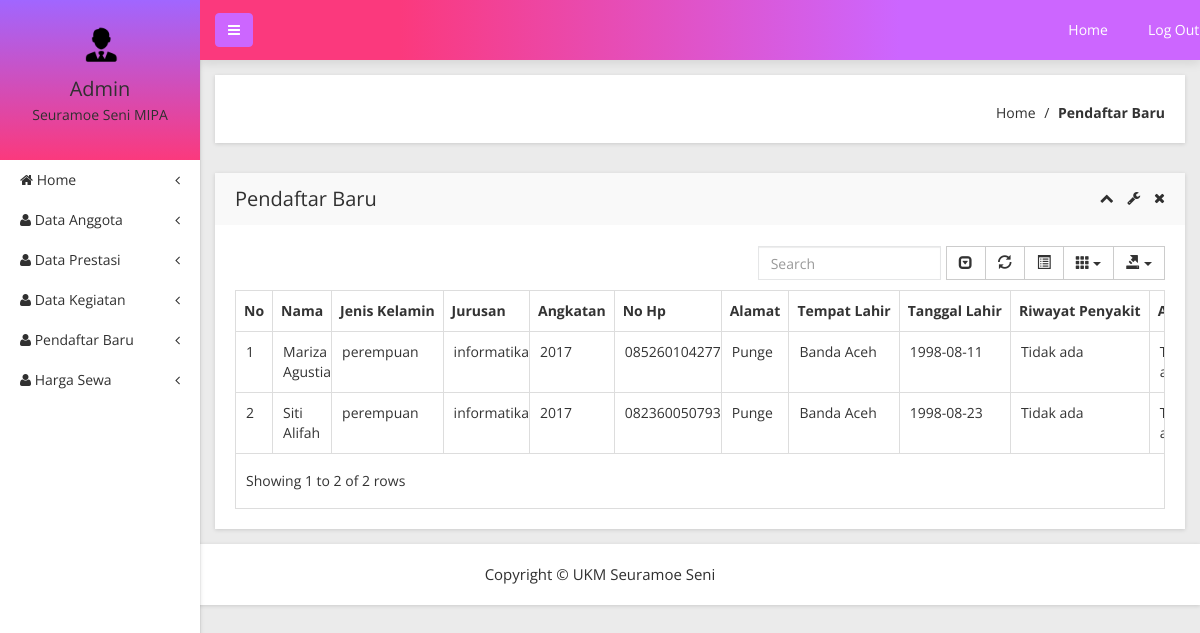
/index.php/admin/pendaftarBaru, run on the app's committed database.
### tables this page shows
CREATE TABLE `user` (
  `id_user` int(11) NOT NULL,
  `nama` varchar(40) NOT NULL,
  `jenis_kelamin` varchar(10) NOT NULL,
  `jurusan` varchar(25) NOT NULL,
  `angkatan` int(4) NOT NULL,
  `no_hp` varchar(13) NOT NULL,
  `alamat` varchar(100) NOT NULL,
  `tempat_lahir` varchar(50) NOT NULL,
  `tanggal_lahir` date NOT NULL,
  `riwayat_penyakit` varchar(50) NOT NULL,
  `alergi` varchar(50) NOT NULL,
  `minat_bakat_1` varchar(30) NOT NULL,
  `minat_bakat_2` varchar(30) NOT NULL,
  `alasan` varchar(150) NOT NULL
);

### application/controllers/Admin.php (called while the page is built, shortened)
<?php
class Admin extends CI_Controller {
	function __construct (){
		$this->load->helper('url');
		$this->load->helper('form');
		$this->load->model('Web_model');
		$this->load->library('upload');
	}
	public function pendaftarBaru(){
		$this->data['tampilpendaftar'] = $this->Web_model->getDataPendaftar('user');
		$this->load->view('pendaftarBaru', $this->data);
	}
}

### index.php (called while the page is built, shortened)
<?php
require_once BASEPATH.'core/CodeIgniter.php';

### application/models/Web_model.php (called while the page is built, shortened)
<?php
class Web_model extends CI_Model {
    public function getDataPendaftar ($table) {
        $datapendaftar = $this->db->get($table);
        return $datapendaftar->result_array();
    }
}

### application/views/pendaftarBaru.php (the view, shortened to what this page needs)
<!doctype html>
<html class="no-js" lang="en">
<head>
    <link rel="stylesheet" href="<?php echo base_url('assetsadm/');?>css/bootstrap.min.css">
    <link rel="stylesheet" href="<?php echo base_url('assetsadm/');?>css/font-awesome.min.css">
    <link rel="stylesheet" href="<?php echo base_url('assetsadm/');?>css/adminpro-custon-icon.css">
    <link rel="stylesheet" href="<?php echo base_url('assetsadm/');?>css/meanmenu.min.css">
    <link rel="stylesheet" href="<?php echo base_url('assetsadm/');?>css/jquery.mCustomScrollbar.min.css">
    <link rel="stylesheet" href="<?php echo base_url('assetsadm/');?>css/animate.css">
    <link rel="stylesheet" href="<?php echo base_url('assetsadm/');?>css/data-table/bootstrap-table.css">
    <link rel="stylesheet" href="<?php echo base_url('assetsadm/');?>css/data-table/bootstrap-editable.css">
    <link rel="stylesheet" href="<?php echo base_url('assetsadm/');?>css/normalize.css">
    <link rel="stylesheet" href="<?php echo base_url('assetsadm/');?>css/c3.min.css">
    <link rel="stylesheet" href="<?php echo base_url('assetsadm/');?>css/form/all-type-forms.css">
    <link rel="stylesheet" href="<?php echo base_url('assetsadm/');?>css/style.css">
    <link rel="stylesheet" href="<?php echo base_url('assetsadm/');?>css/responsive.css">
</head>
<body class="materialdesign">
    <div class="wrapper-pro">
        <div class="left-sidebar-pro">
            <nav id="sidebar">
                <div class="sidebar-header">
                    <a href="#"><img src="<?php echo base_url('assetsadm/');?>img/message/admin.png" style="width: 100px" alt="" />
                    </a>
                    <h3>Admin</h3>
                    <p>Seuramoe Seni MIPA</p>
                </div>
                <div class="left-custom-menu-adp-wrap">
                    <ul class="nav navbar-nav left-sidebar-menu-pro">
                    <li class="nav-item"><a href="<?php echo base_url('index.php/admin/dashboard');?>" data-toggle="#" role="button" aria-expanded="false" class="nav-link dropdown-toggle"><i class="fa big-icon fa-home"></i> <span class="mini-dn">Home</span> <span class="indicator-right-menu mini-dn"><i class="fa indicator-mn fa-angle-left"></i></span></a>
                        </li>
                        <li class="nav-item"><a href="<?php echo base_url('index.php/admin/dataAnggota');?>" data-toggle="#" role="button" aria-expanded="false" class="nav-link dropdown-toggle"><i class="fa big-icon fa-user"></i> <span class="mini-dn">Data Anggota</span> <span class="indicator-right-menu mini-dn"><i class="fa indicator-mn fa-angle-left"></i></span></a>
                        </li>
                        <li class="nav-item"><a href="<?php echo base_url('index.php/admin/dataPrestasi');?>" data-toggle="#" role="button" aria-expanded="false" class="nav-link dropdown-toggle"><i class="fa big-icon fa-user"></i> <span class="mini-dn">Data Prestasi</span> <span class="indicator-right-menu mini-dn"><i class="fa indicator-mn fa-angle-left"></i></span></a>
                        </li>
                        <li class="nav-item"><a href="<?php echo base_url('index.php/admin/dataKegiatan');?>" data-toggle="#" role="button" aria-expanded="false" class="nav-link dropdown-toggle"><i class="fa big-icon fa-user"></i> <span class="mini-dn">Data Kegiatan</span> <span class="indicator-right-menu mini-dn"><i class="fa indicator-mn fa-angle-left"></i></span></a>
                        </li>
                        <li class="nav-item"><a href="<?php echo base_url('index.php/admin/pendaftarBaru');?>" data-toggle="#" role="button" aria-expanded="false" class="nav-link dropdown-toggle"><i class="fa big-icon fa-user"></i> <span class="mini-dn">Pendaftar Baru</span> <span class="indicator-right-menu mini-dn"><i class="fa indicator-mn fa-angle-left"></i></span></a>
                        </li>
                        <li class="nav-item"><a href="<?php echo base_url('index.php/admin/hargaSewa');?>" data-toggle="#" role="button" aria-expanded="false" class="nav-link dropdown-toggle"><i class="fa big-icon fa-user"></i> <span class="mini-dn">Harga Sewa</span> <span class="indicator-right-menu mini-dn"><i class="fa indicator-mn fa-angle-left"></i></span></a>
                    </ul>
                </div>
            </nav>
        </div>
        <div class="content-inner-all">
            <div class="header-top-area">
                <div class="fixed-header-top"  style= "background: linear-gradient(to left, #cc66ff 30%, #fb397d 80%);">
                    <div class="container-fluid">
                        <div class="row">
                            <div class="col-lg-1 col-md-6 col-sm-6 col-xs-12">
                            <button type="button" id="sidebarCollapse" class="btn bar-button-pro header-drl-controller-btn btn-info navbar-btn" style="background:#cc66ff; style="border-color:purple">
                                    <i class="fa fa-bars"></i>
                            </button>
                            </div>
                            <div class="col-lg-6 col-md-1 col-sm-1 col-xs-12">
                                <div class="header-top-menu tabl-d-n">
                                    <ul class="nav navbar-nav mai-top-nav">
                                        <li class="nav-item" style="margin-left: 750px"><a href="<?php echo base_url('index.php/web/home');?>" class="nav-link">Home</a>
                                        </li>
                                        <li class="nav-item" style="margin-right: -180px"><a href="<?php echo base_url('index.php/admin/loginadmin');?>" class="nav-link">Log Out</a>
                                        </li>
                                    </ul>
                                </div>
                            </div>
                        </div>
                    </div>
                </div>
            </div>
            <div class="breadcome-area mg-b-30 small-dn">
                <div class="container-fluid">
                    <div class="row">
                        <div class="col-lg-12">
                            <div class="breadcome-list map-mg-t-40-gl shadow-reset">
                                <div class="row">
                                    <div class="col-lg-6 col-md-6 col-sm-6 col-xs-6">
                                    </div>
                                    <div class="col-lg-6 col-md-6 col-sm-6 col-xs-6">
                                        <ul class="breadcome-menu">
                                            <li><a href="#">Home</a> <span class="bread-slash">/</span>
                                            </li>
                                            <li><span class="bread-blod">Pendaftar Baru</span>
                                            </li>
                                        </ul>
                                    </div>
                                </div>
                            </div>
                        </div>
                    </div>
                </div>
            </div>
            <div class="admin-dashone-data-table-area">
                <div class="container-fluid">
                    <div class="row">
                        <div class="col-lg-12">
                            <div class="sparkline8-list shadow-reset">
                                <div class="sparkline8-hd">
                                    <div class="main-sparkline8-hd">
                                        <h1>Pendaftar Baru</h1>
                                        <div class="sparkline8-outline-icon">
                                            <span class="sparkline8-collapse-link"><i class="fa fa-chevron-up"></i></span>
                                            <span><i class="fa fa-wrench"></i></span>
                                            <span class="sparkline8-collapse-close"><i class="fa fa-times"></i></span>
                                        </div>
                                    </div>
                                </div>
                                <div class="sparkline8-graph">
                                    <div class="datatable-dashv1-list custom-datatable-overright">
                                        <table id="table" data-toggle="table" data-pagination="true" data-search="true" data-show-columns="true" data-show-pagination-switch="true" data-show-refresh="true" data-key-events="true" data-show-toggle="true" data-resizable="true" data-cookie="true" data-cookie-id-table="saveId" data-show-export="true" data-click-to-select="true" data-toolbar="#toolbar">
                                            <thead>
                                                <tr>
                                                    <th data-field="no" data-editable="false">No</th>
                                                    <th data-field="nama" data-editable="false">Nama</th>
                                                    <th data-field="jenis_kelamin" data-editable="false">Jenis Kelamin</th>
                                                    <th data-field="jurusan" data-editable="false">Jurusan</th>
                                                    <th data-field="angkatan" data-editable="false">Angkatan</th>
                                                    <th data-field="no_hp" data-editable="false">No Hp</th>
                                                    <th data-field="alamat" data-editable="false">Alamat</th>
                                                    <th data-field="tempat_lahir" data-editable="false">Tempat Lahir</th>
                                                    <th data-field="tanggal_lahir" data-editable="false">Tanggal Lahir</th>
                                                    <th data-field="riwayat_penyakit" data-editable="false">Riwayat Penyakit</th>
                                                    <th data-field="alergi" data-editable="false">Alergi</th>
                                                </tr>
                                            </thead>
                                            <tbody>
                                            <?php
                                                $no = 1;
                                                foreach($tampilpendaftar as $daftar){ ?>
                                                <tr height="100px">
                                                    <td text-align="center"><?php echo $no++ ?></td>
                                                    <td><?php echo $daftar['nama'] ?></td>
                                                    <td><?php echo $daftar['jenis_kelamin'] ?></td>
                                                    <td><?php echo $daftar['jurusan'] ?></td>
                                                    <td><?php echo $daftar['angkatan'] ?></td>
                                                    <td><?php echo $daftar['no_hp'] ?></td>
                                                    <td><?php echo $daftar['alamat'] ?></td>
                                                    <td><?php echo $daftar['tempat_lahir'] ?></td>
                                                    <td><?php echo $daftar['tanggal_lahir'] ?></td>
                                                    <td><?php echo $daftar['riwayat_penyakit'] ?></td>
                                                    <td><?php echo $daftar['alergi'] ?></td>
                                                </tr>
                                                <?php } ?>
                                            </tbody>
                                        </table>
                                    </div>
                                </div>
                            </div>
                        </div>
                    </div>
                </div>
            </div>
        </div>
    </div>
    <div class="footer-copyright-area">
        <div class="container-fluid">
            <div class="row">
                <div class="col-lg-12">
                    <div class="footer-copy-right">
                        <p>Copyright &#169; UKM Seuramoe Seni</p>
                    </div>
                </div>
            </div>
        </div>
    </div>
</body>
</html>

### data on the page
user: nama "Mariza Agustia", jenis_kelamin "perempuan", jurusan "informatika", angkatan "2017", no_hp "085260104277", alamat "Punge", tempat_lahir "Banda Aceh", tanggal_lahir "1998-08-11", riwayat_penyakit "Tidak ada"
user: nama "Siti Alifah", jenis_kelamin "perempuan", jurusan "informatika", angkatan "2017", no_hp "082360050793", alamat "Punge", tempat_lahir "Banda Aceh", tanggal_lahir "1998-08-23", riwayat_penyakit "Tidak ada"
